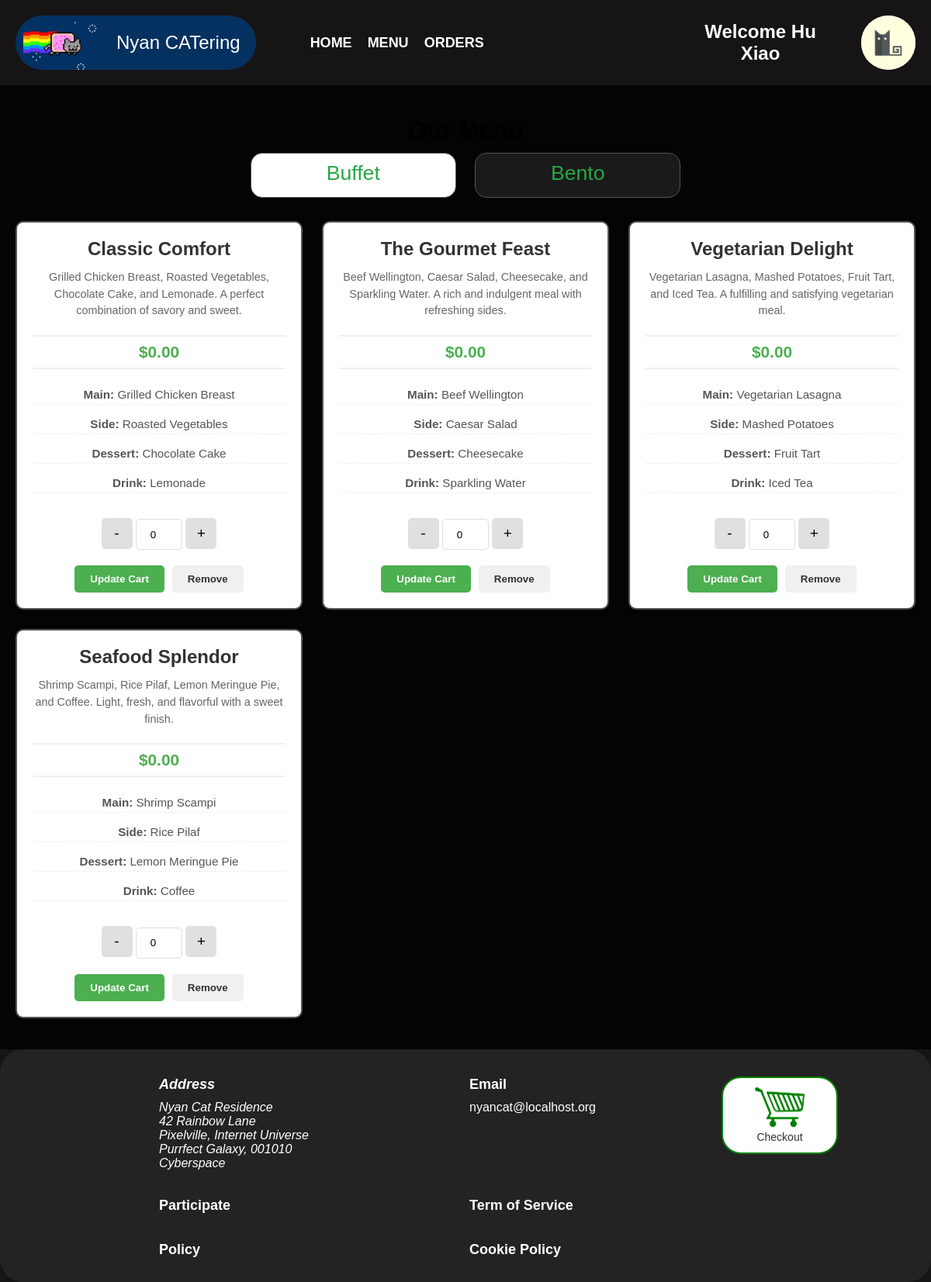
The app's page /frontend/menu_page.php (signed in) with its own data.
### tables this page shows
CREATE TABLE `user_preferences` (
  `user_id` int(50) NOT NULL,
  `name` varchar(255) DEFAULT NULL,
  `address` varchar(255) DEFAULT NULL,
  `preferred_payment_method` varchar(63) DEFAULT NULL,
  `is_notify_by_sms` tinyint(1) NOT NULL,
  `is_notify_by_email` tinyint(1) NOT NULL,
  `is_notify_by_whatsapp` tinyint(1) NOT NULL,
  `is_notify_by_telegram` tinyint(1) NOT NULL
);

CREATE TABLE `packages` (
  `package_id` int(11) NOT NULL,
  `item_name` varchar(255) NOT NULL,
  `description` varchar(500) NOT NULL,
  `price` decimal(10,2) NOT NULL,
  `category` varchar(32) NOT NULL,
  `is_available` int(11) NOT NULL,
  `main` int(11) NOT NULL,
  `side` int(11) NOT NULL,
  `dessert` int(11) NOT NULL,
  `drink` int(11) NOT NULL
);

### backend/core/menu_packages.php (called while the page is built, shortened)
<?php
require_once 'NyanDB.php';
require_once 'menu_items.php';
class MenuPackages{
    public static function get_latest_packages(){
        $sql = "
        SELECT *
        FROM packages
        WHERE package_id IN (
            SELECT MAX(package_id)
            FROM packages
            GROUP BY item_name
        )
        AND is_available = true;
        ";
        $results = NyanDB::single_query($sql, []);
        $result = mysqli_fetch_all($results, MYSQLI_ASSOC);
        return MenuPackages::format_result($result,'package_id');
    }
    public static function get_latest_instock_package_ids(){
        $sql = "
        SELECT p.package_id
        FROM packages p
        JOIN menu_items m1 ON p.main    = m1.menu_item_id AND m1.is_in_stock = 1
        JOIN menu_items m2 ON p.side    = m2.menu_item_id AND m2.is_in_stock = 1
        JOIN menu_items m3 ON p.dessert = m3.menu_item_id AND m3.is_in_stock = 1
        JOIN menu_items m4 ON p.drink   = m4.menu_item_id AND m4.is_in_stock = 1
        WHERE p.package_id IN (
            SELECT MAX(package_id)
            FROM packages
            GROUP BY item_name
        );
        ";
        $results = NyanDB::single_query($sql, []);
        $result = mysqli_fetch_all($results, MYSQLI_ASSOC);
        return MenuPackages::format_result($result,'package_id');
    }
    public static function get_latest_instock_package_information(){
        $output = [];
        $instock_package_info = MenuPackages::get_latest_packages();
        foreach (MenuPackages::get_latest_instock_package_ids() as $package_array){
            $available_package_id = $package_array['package_id'];
            if(isset($instock_package_info[$available_package_id])){
                $package_info = $instock_package_info[$available_package_id];
                $package_info['main_name']    = MenuItems::get_menu_item_by_id($package_info['main'])['item_name'];
                $package_info['side_name']    = MenuItems::get_menu_item_by_id($package_info['side'])['item_name'];
                $package_info['dessert_name'] = MenuItems::get_menu_item_by_id($package_info['dessert'])['item_name'];
                $package_info['drink_name']   = MenuItems::get_menu_item_by_id($package_info['drink'])['item_name'];
                $package_info['img_src']      = MenuItems::get_associated_image_src($available_package_id)??null;
                $output[] = $package_info;
            }
        }
        return $output;
    }
    private static function format_result($array,$attribute){
        $output = [];
        foreach($array as $item){
            $key = $item[$attribute];
            $output[$key] = $item;
        }
        return $output;
    }
}
?>

### backend/core/NyanDB.php (called while the page is built, shortened)
<?php
class NyanDB
{
    public $db;
    private function connect() {
        $this->db = new mysqli(self::HOST, self::USERNAME, self::PASSWORD, self::DBNAME);
    }
    public function close() {
        if ($this->db) {
            $this->db = null;
        }
    }
    private function prepare($sql,$params = []){
        $stmt = $this->db->prepare($sql);
        if (!empty($params)){
            $types = str_repeat('s',count($params));
            $stmt->bind_param($types, ...$params);
        }
        return $stmt;
    }
    public function query($sql,$params){
        $stmt = $this->prepare($sql,$params);
        $result = $stmt->execute();
        if (stripos(trim($sql), 'SELECT') === 0) {
            return $stmt->get_result();
        }
        return $result;
    }
    public static function single_query($sql,$params) {
        $database = new NyanDB();
        $result = $database->query($sql,$params);
        return $result;
    }
}
?>

### backend/core/menu_items.php (called while the page is built, shortened)
<?php
require_once 'NyanDB.php';
class MenuItems{
    public static function get_menu_item_by_id($menu_item_id){
        $sql = "
        SELECT *
        FROM menu_items
        WHERE menu_item_id = ?
        ";
        $results = NyanDB::single_query($sql, [$menu_item_id]);
        $result = $results->fetch_assoc();
        return $result ?? null;
    }
    public static function get_associated_image_src($menu_item_id){
        $sql = "
        SELECT *
        FROM menu_item_images
        WHERE menu_item_id = ?
        ";
        $results = NyanDB::single_query($sql, [$menu_item_id]);
        $result = $results->fetch_assoc();
        if(empty($result)){
            return null;}
        $image = new Image($result['image_name'], $result['image_data'], $result['image_type']);
        return $image->getsrc();
    }
}
?>

### frontend/utilities/resource_aquisition.php (called while the page is built, shortened)
<?php
require_once "..\backend\core\NyanDB.php";
function aquire_username_or_default($default_username): string | null {
    $sql = "SELECT name AS username FROM user_preferences WHERE user_id = ?";
    $result = NyanDB::single_query($sql, [$_SESSION["user_id"]]);
    return $_SESSION["username"];
}
?>

### frontend/menu_page.php (the view, shortened to what this page needs)
<?php
require_once "./components/templates.php";
require_once "./utilities/resource_aquisition.php";
require_once "../backend/core/menu_packages.php";
function generate_menu_page(): string
{
    $display_category = $_GET['display_category'] ?? 'buffet';
    $display_items = [
        'bento' => [],
        'buffet' => [],
    ];
    $latest_packages = MenuPackages::get_latest_instock_package_information();
    foreach($latest_packages as $package){
        if($package['category']=='buffet'){
            $display_items['buffet'][$package['package_id']] = $package;
        }
        if($package['category']=='bento'){
            $display_items['bento'][$package['package_id']] = $package;
        }
    }
?>
    <div class="main-content-container">
        <h1>Our Menu</h1>
        <div>
            <button
                class='display-category-toggle-container' <?= $display_category == 'buffet' ? 'disabled' : ''; ?>
                onclick="redirect_back(display_category='buffet')">
                <label>Buffet</label>
            </button>
            <button
                class='display-category-toggle-container' <?= $display_category == 'bento' ? 'disabled' : ''; ?>
                onclick="redirect_back(display_category='bento')">
                <label>Bento</label>
            </button>
        </div>
        <form id='cart-form' method="post">
            <div class="packages-display-frame">
                <?php foreach ($display_items[$display_category] as $item):
                    $package_id = $item['package_id'];
                    $cart_quantity = $_SESSION['cart'][$package_id]??0
                    ?>
                    <div class="package-item-unit-container">
                        <h3><?php echo htmlspecialchars($item['item_name']); ?></h3>
                        <div class="package-description"><?php echo htmlspecialchars($item['description']); ?></div>
                        <div class="package-price">$<?php echo number_format($item['price'], 2); ?></div>
                        <div class='package-main-name'><b>Main: </b><?php echo htmlspecialchars($item['main_name']); ?></div>
                        <div class='package-side-name'><b>Side: </b><?php echo htmlspecialchars($item['side_name']); ?></div>
                        <div class='package-dessert-name'><b>Dessert: </b><?php echo htmlspecialchars($item['dessert_name']); ?></div>
                        <div class='package-drink-name'><b>Drink: </b><?php echo htmlspecialchars($item['drink_name']); ?></div>
                        <div class="order-quantity-container">
                            <div class="quantity-controls">
                                <button type="button" onclick="adjust_quantity('input_quantity_package_<?=$package_id?>', -1)">-</button>
                                <input name = "<?=$package_id?>" type="number" id="input_quantity_package_<?=$package_id?>" value="<?=$cart_quantity?>" min="0" max="999">
                                <button type="button" onclick="adjust_quantity('input_quantity_package_<?=$package_id?>', 1)">+</button>
                            </div>
                            <div class="popup-buttons">
                                <button class="add-to-cart-btn"
                                    onclick="update_cart(<?=$package_id?>)">
                                    Update Cart
                                </button>
                                <button class="cancel-btn"
                                    onclick="reset_quantity('input_quantity_package_<?=$package_id?>')">
                                    Remove
                                </button>
                            </div>
                        </div>
                    </div>
                <?php endforeach; ?>
            </div>
        </form>
        <a href="checkout_page.php">
            <div class="cart-container">
                <div class="cart-img-container">
                    <img src="./assets/green_shop-pict-cart.png" alt="checkout-button">
                    <span class="cart-text">Checkout</span>
                </div>
            </div>
        </a>
    </div>
<?php
    return ob_get_clean();
}
$username = aquire_username_or_default(DEFAULT_USERNAME);
(new PageTemplate())
    ->set_footer()
    ->set_content(generate_menu_page())
    ->set_header(MENU_PAGE_STYLES)
    ->set_navibar(NAV_LINKS, $username)
    ->set_outline(MENU_PAGE_SCRIPTS)
    ->render();
?>

### frontend/components/templates.php (shortened to what this page needs)
<?php
class PageTemplate
{
    private ?string $content = null;
    private string $header_title;
    private string $header;
    private string $outline;
    private string $navibar;
    private string $footer;
    public function __construct()
    {
        $this->content = <<<HTML
            <div id="dummy-content"></div>
        HTML;
    }
    public function set_content(string $content): self
    {
        $this->content = $content;
        return $this;
    }
    public function set_header(array $style_files, string $title = PROJECT_TITLE, ): self
    {
        $this->header_title = $title;
        $this->header = <<<HTML
            <!DOCTYPE html>
            <html lang="en">
            <head>
                <meta charset="UTF-8">
                <meta name="viewport" content="width=device-width, initial-scale=1.0">
                <title>$title</title>
        HTML;
        foreach ($style_files as $style_file) {
            $this->header .= <<<STYLE
                <link rel="stylesheet" href="$style_file">
            STYLE;
        }
        $this->header .= <<<HTML
            </head>
        HTML;
        return $this;
    }
    public function set_outline(array $scripts): self
    {
        $NAVIBAR_PLACEHOLDER = self::NAVIBAR_PLACEHOLDER;
        $CONTENT_PLACEHOLDER = self::CONTENT_PLACEHOLDER;
        $FOOTER_PLACEHOLDER  = self::FOOTER_PLACEHOLDER;
        $this->outline = <<<HTML
            <body>
            <div class="screen-adjuster">
                <div class="main-outline">
                    <div class="nav-bar-outline">
                        $NAVIBAR_PLACEHOLDER
                    </div>
                    <div class="secondary-outline">
                        $CONTENT_PLACEHOLDER
                    </div>
                    <div>
                        $FOOTER_PLACEHOLDER
                    </div>
                </div>
            </div>
        HTML;
        foreach ($scripts as $script_file) {
            $this->outline .= <<<HTML
                <script src="$script_file" defer></script>
            HTML;
        }
        $this->outline .= <<<HTML
            </body>
        HTML;
        return $this;
    }
    public function set_navibar(array $links, ?string $username = null)
    {
        $this->navibar = <<<HTML
            <nav class="navi-bar-container unselectable">
                <div class="cater-icon-name-container">
                    <div class="cater-icon">
                        <img src="./assets/cat-space.gif" alt="NyanCat">
                    </div>
                    <div class="cater-name">
                        {$this->header_title}
                    </div>
                </div>
                <div class="navi-links-container">
        HTML;
        foreach ($links as $category => $content) {
            $this->navibar .= <<<HTML
                <div class="navi-link-container">
            HTML;
            if (is_array($content)) {
                foreach ($content as $sub_cat => $sub_content) {
                }
            } else {
                $this->navibar .= <<<HTML
                    <a href="$content">$category</a>
                HTML;
            }
            $this->navibar .= "</div>";
        }
        $this->navibar .= <<<HTML
                </div>
                <div class="spacer"></div>
        HTML;
        if ($username !== null) {
            $this->navibar .= <<<HTML
                <div class="welcome-message-container">
                    <span>
                        Welcome $username <br>
                    </span>
                </div>
            HTML;
        }
        if ($username === null) {
            $this->navibar .= <<<HTML
                <button class="sign-in-up-container">
                    <a class="sign-in-sign-up" href="./sign_in_up_page.php">
                        Sign In
                    </a>
                </button>
                </nav>
            HTML;
        } else {
            $this->navibar .= <<<HTML
                    <button class="account-avatar-container" onclick="avatar_onclick()">
                        <img src="./assets/cat-avatar.png" alt="">
                    </button>
                </nav>
            HTML;
        }
        return $this;
    }
    public function set_footer()
    {
        $this->footer = <<<HTML
            <footer>
                <Address>
                    <div class="footer-text-title">Address</div>
                    <div class="footer-text-body">
                        Nyan Cat Residence              <br>
                        42 Rainbow Lane                 <br>
                        Pixelville, Internet Universe   <br>
                        Purrfect Galaxy, 001010         <br>
                        Cyberspace                      <br>
                    </div>
                </Address>
                <div>
                    <div class="footer-text-title">Email</div>
                    <div class="footer-text-body">nyancat@localhost.org</div>
                </div>
                <div class="footer-text-title">Participate</div>
                <div class="footer-text-title">Term of Service</div>
                <div class="footer-text-title">Policy</div>
                <div class="footer-text-title">Cookie Policy</div>
            </footer>
        HTML;
        return $this;
    }
    public function render()
    {
        $placeholders = [
            self::NAVIBAR_PLACEHOLDER,
            self::CONTENT_PLACEHOLDER,
            self::FOOTER_PLACEHOLDER,
        ];
        $body = str_replace(
            $placeholders,
            [$this->navibar, $this->content, $this->footer],
            $this->outline
        );
        $page = $this->header . $body;
        echo $page;
    }
}
?>

### records on screen
user_preferences: name "Hu Xiao"
packages: item_name "Classic Comfort", description "Grilled Chicken Breast, Roasted Vegetables, Chocolate Cake, and Lemonade. A perfect combination of savory and sweet.", price "0.00", main_name "Grilled Chicken Breast", side_name "Roasted Vegetables", dessert_name "Chocolate Cake", drink_name "Lemonade", package_id "0"
packages: item_name "The Gourmet Feast", description "Beef Wellington, Caesar Salad, Cheesecake, and Sparkling Water. A rich and indulgent meal with refreshing sides.", price "0.00", main_name "Beef Wellington", side_name "Caesar Salad", dessert_name "Cheesecake", drink_name "Sparkling Water", package_id "0"
packages: item_name "Vegetarian Delight", description "Vegetarian Lasagna, Mashed Potatoes, Fruit Tart, and Iced Tea. A fulfilling and satisfying vegetarian meal.", price "0.00", main_name "Vegetarian Lasagna", side_name "Mashed Potatoes", dessert_name "Fruit Tart", drink_name "Iced Tea", package_id "0"
packages: item_name "Seafood Splendor", description "Shrimp Scampi, Rice Pilaf, Lemon Meringue Pie, and Coffee. Light, fresh, and flavorful with a sweet finish.", price "0.00", main_name "Shrimp Scampi", side_name "Rice Pilaf", dessert_name "Lemon Meringue Pie", drink_name "Coffee", package_id "0"

### other values on screen
$this->header_title "Nyan CATering"
$category "HOME MENU ORDERS"
